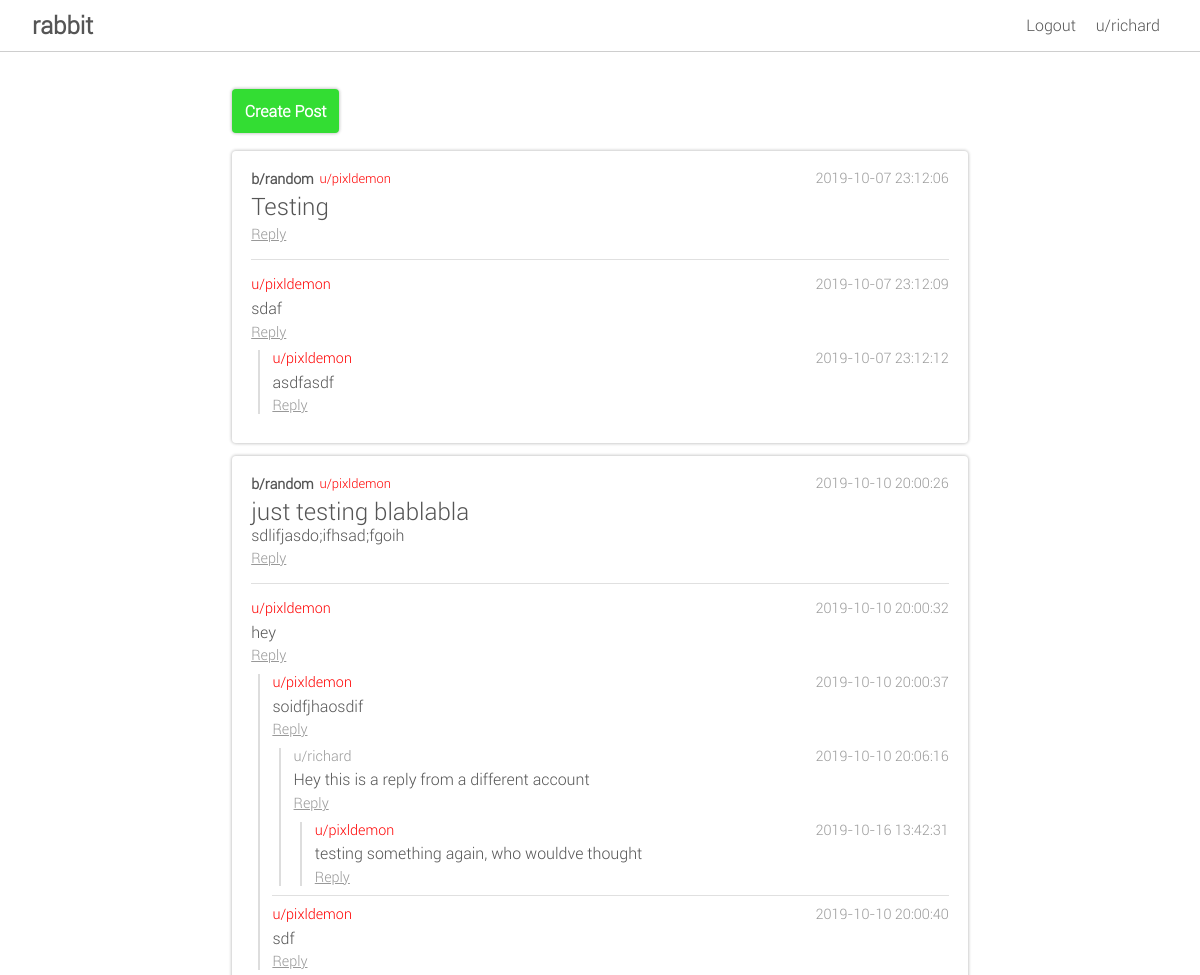
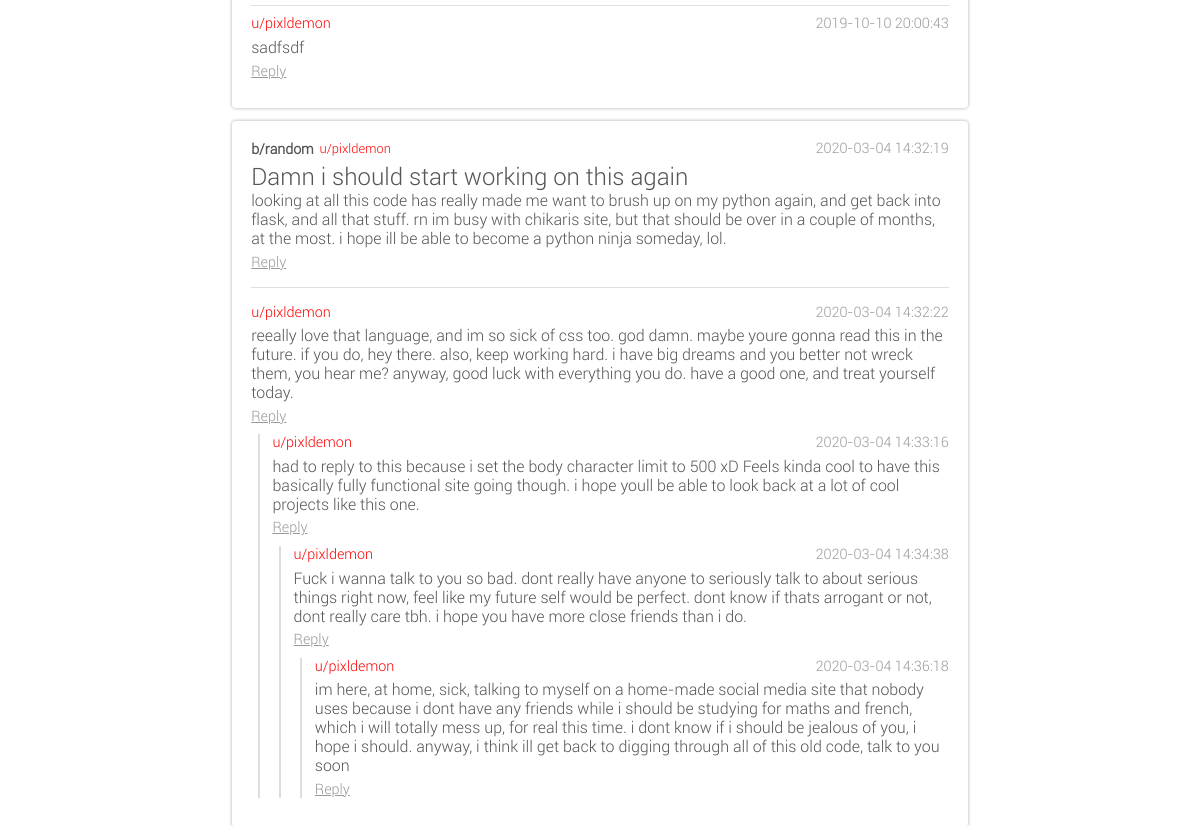
Page /b/random (signed in) on the committed database (2 pictures, top to bottom).
### database.py (models this page shows, shortened)
class User(db.Model):
	__tablename__ = "user"
	id = db.Column(db.Integer, primary_key=True)
	username = db.Column(db.String(80), unique=True, nullable=False)
	email = db.Column(db.String(120), unique=True, nullable=False)
	password = db.Column(db.String(100), nullable=False)
	type = db.Column(db.String(50), nullable=False, server_default="user")
	registration_date = db.Column(db.DateTime, server_default=db.func.now())

class Submission(db.Model):
	__tablename__ = "submission"
	id = db.Column(db.Integer, primary_key=True)
	author_id = db.Column(db.Integer, ForeignKey("user.id"), nullable=False)
	board_id = db.Column(db.Integer, ForeignKey("board.id"), nullable=False)
	parent_id = db.Column(db.Integer, ForeignKey("submission.id"))
	original_post_id = db.Column(db.Integer, ForeignKey("submission.id"))
	creation_date = db.Column(db.DateTime, server_default=db.func.now())
	title = db.Column(db.String(200))
	body = db.Column(db.Text)
	author = db.relationship("User", backref=db.backref("submissions", lazy=True))
	board = db.relationship("Board", backref=db.backref("submissions", lazy=True))
	children = db.relationship("Submission", backref=db.backref("parent", remote_side=[id], foreign_keys=[parent_id], lazy=True), primaryjoin="Submission.id == Submission.parent_id")
	replies = db.relationship("Submission", backref=db.backref("original_post", remote_side=[id], foreign_keys=[original_post_id], lazy=True), primaryjoin="Submission.original_post_id == Submission.id")

class Board(db.Model):
	__tablename__ = "board"
	id = db.Column(db.Integer, primary_key = True)
	name = db.Column(db.String(80), nullable=False, unique=True)
	creator_id = db.Column(db.Integer, ForeignKey("user.id"), nullable=False)
	creation_date = db.Column(db.DateTime, server_default=db.func.now())
	creator = db.relationship("User", backref=db.backref("created_boards", lazy=True))

### routes.py (the view)
@routes.route("/b/<string:board>")
def view_board(board):
	board = select(Board, name=board)
	if not board:
		flash("This board does not exist", "error")
		return redirect(url_for("routes.home"))
	else:
		amount = request.args.get("amount", default=30)
		submissions = Submission.query.filter_by(board_id=board.id).order_by(Submission.creation_date).limit(amount)
		return render_template("board.html", board=board, submissions=submissions)

### database.py (called while the page is built)
def select(table, multiple=False, **kwargs):
	data = table.query.filter_by(**kwargs)
	return data.first() if not multiple else data.all()

### templates/board.html
{% extends "main.html" %}
{% from "includes/_post_helpers.html" import render_post %}
{% block body %}
	<div>
		<a href="/b/{{ board.name }}/create_post" class="btn-primary btn-post">Create Post</a>
	</div>
	<div class="feed">
		{% if submissions %}
		{% for submission in submissions %}
		{{ render_post(submission) }}
		{% endfor %}
		{% else %}
		There is nothing here
		{% endif %}
	</div>
{% endblock %}

### templates/includes/_post_helpers.html (shortened to what this page needs)
{% from "includes/_form_helpers.html" import render_field %}
{% macro render_post(post, comment_form, target_id, expand_thread=True) %}
<div class="post">
	<div class="post-titlebar">
		<div>
			<span>
				<h3><a href="/b/{{ post.board.name }}">b/{{ post.board.name }}</a></h3>
			</span>
			{{ render_user(post.author) }}
		</div>
		<span>{{ post.creation_date }}</span>
	</div>
	<div class="post-body">
		<h2><a href="/post/{{ post.id }}">{{ post.title }}</a></h2>
		<p>{{ post.body|safe }}</p>
	</div>
	{% if target_id == post.id %}
	<hr>
	<div class="comment_form">
		<form action="/reply/{{ post.id }}" method="post">
			{{ render_field(comment_form.body) }}
			<button class="btn-primary" type="submit" name="post" value="{{ post.id }}">Comment</button>
		</form>
	</div>
	{% else %}
	<div class="comment-footer">
		<a href="/reply/{{ post.id }}">Reply {% if not expand_thread %}({{ post.replies|length - 1 }}){% endif %}</a>
	</div>
	{% endif %}
	{% if post.children and expand_thread %}
	<hr>
	<div class="">
		{% for child in post.children %}
		{{ render_comment(child, target_id, comment_form) }}
		{% endfor %}
	</div>
	{% endif %}
</div>
{% endmacro %}
{% macro render_comment(comment, target_id, comment_form, expand_thread=True) %}
<div class="reply">
	<div class="comment">
		<div class="post-titlebar">
			{{ render_user(comment.author) }}
			<span>{{ comment.creation_date }}</span>
		</div>
		<div class="comment-body">
			{{ comment.body }}
		</div>
		<div class="comment-footer">
			<a href="/reply/{{ comment.id }}">Reply
				{% if not expand_thread %}({{ comment.children|length }}){% endif %}</a>
		</div>
	</div>
	{% if (comment.children or target_id == comment.id) and expand_thread %}
	<div class="thread">
		{% for child in comment.children %}
		{{ render_comment(child, target_id, comment_form) }}
		{% endfor %}
	</div>
	{% endif %}
</div>
{% endmacro %}
{% macro render_user(user) %}
<span>
	<a class="user" data-rank="{{ user.type }}" href="/u/{{ user.username }}">u/{{ user.username }}</a>
</span>
{% endmacro %}

### templates/includes/_nav.html
<nav>
	<h2>rabbit</h2>
	<div>
		{% if session.username %}
		<a href="/logout">Logout</a>
		<a href="/u/{{ session.username }}">u/{{ session.username }}</a>
		{% else %}
		<a href="/login">Login</a>
		<a href="/register">Register</a>
		{% endif %}
	</div>
</nav>

### static/css/styles.css (style rules this page uses)
:root { --primary-color: #fff; --secondary-color: #3d3; --secondary-color-highlight: #4e4; --text-color: #555; --text-color-highlight: #999; --border-radius: 4px; --border-color: rgb(206, 206, 206); }
* { margin: 0; padding: 0; box-sizing: border-box !important; font-family: roboto; }
body { min-height: 100vh; background-color: var(--primary-color); color: var(--text-color); }
nav { z-index: 10; position: sticky; top: 0; width: 100%; display: flex; justify-content: space-between; align-items: center; padding: .5em 2em; border-bottom: .1px solid var(--border-color); background-color: white; }
nav > div > a { margin: .5em; color: var(--text-color); }
hr { height: 1px; border: none; outline: none; margin: 1em 0; opacity: 0.3; background-color: var(--text-color-highlight); }
.textinput, .btn-primary { resize: none; padding: .8em; margin: .3em 0; border-radius: var(--border-radius); border: none; box-shadow: 0px 0px 3px 1px rgba(0,0,0,0.2); }
.btn-primary { font-weight: bold; transition: .3s; font-size: 1em; color: var(--primary-color); cursor: pointer; border: none; background-color: var(--secondary-color); }
.post, .profile, .btn-primary:hover, .textarea { box-shadow: 0px 0px 3px 1px rgba(0,0,0,0.2); }
.post, .profile { padding: 1.2em; margin: .8em 0; border-radius: var(--border-radius); }
.post h2 { font-weight: normal; }
.post-titlebar { color: var(--text-color-highlight); }
.post-titlebar, .post-titlebar > div, .comment-footer { font-size: 0.9em; display: flex; justify-content: space-between; align-items: center; }
.post-titlebar h3 { font-size: 1.1em; margin-right: .4em; color: var(--text-color); display: inline; }
.user[data-rank="admin"] { color: red; }
.comment { margin: .6em 0; }
.comment-body, .post-body { margin: .35em 0; }
.comment-footer > a { color: var(--text-color-highlight); text-decoration: underline; }
.thread { padding-left: .8em; margin-left: .4em; border-left: 2px solid #ddd; overflow: visible; }
.reply:not(:first-child)::before { content: ""; display: block; position: relative; height: 1px; border: none; outline: none; margin: .5rem 0; opacity: 0.3; background-color: var(--text-color-highlight); }
a { display: inline-block; text-decoration: none; color: inherit; }

### rows in the picture
User: username "richard"
Submission: creation_date "2019-10-07 23:12:06", title "Testing"
Board: board.name "random"
User: username "pixldemon"
Submission: creation_date "2019-10-07 23:12:09", body "sdaf"
Submission: creation_date "2019-10-07 23:12:12", body "asdfasdf"
Submission: creation_date "2019-10-10 20:00:26", title "just testing blablabla", body "sdlifjasdo;ifhsad;fgoih"
Submission: creation_date "2019-10-10 20:00:32", body "hey"
Submission: creation_date "2019-10-10 20:00:37", body "soidfjhaosdif"
Submission: creation_date "2019-10-10 20:06:16", body "Hey this is a reply from a different account"
Submission: creation_date "2019-10-16 13:42:31", body "testing something again, who wouldve thought"
Submission: creation_date "2019-10-10 20:00:40", body "sdf"
Submission: creation_date "2019-10-10 20:00:43", body "sadfsdf"
Submission: creation_date "2020-03-04 14:32:19", title "Damn i should start working on this again", body "looking at all this code has really made me want to brush up on my python again, and get back into flask, and all that stuff. rn im busy with chikaris site, but that should be over in a couple of months, at the most. i hope ill be able to become a python ninja someday, lol."
Submission: creation_date "2020-03-04 14:32:22", body "reeally love that language, and im so sick of css too. god damn. maybe youre gonna read this in the future. if you do, hey there. also, keep working hard. i have big dreams and you better not wreck them, you hear me? anyway, good luck with everything you do. have a good one, and treat yourself today."
Submission: creation_date "2020-03-04 14:33:16", body "had to reply to this because i set the body character limit to 500 xD Feels kinda cool to have this basically fully functional site going though. i hope youll be able to look back at a lot of cool projects like this one."
Submission: creation_date "2020-03-04 14:34:38", body "Fuck i wanna talk to you so bad. dont really have anyone to seriously talk to about serious things right now, feel like my future self would be perfect. dont know if thats arrogant or not, dont really care tbh. i hope you have more close friends than i do."
Submission: creation_date "2020-03-04 14:36:18", body "im here, at home, sick, talking to myself on a home-made social media site that nobody uses because i dont have any friends while i should be studying for maths and french, which i will totally mess up, for real this time. i dont know if i should be jealous of you, i hope i should. anyway, i think ill get back to digging through all of this old code, talk to you soon"
